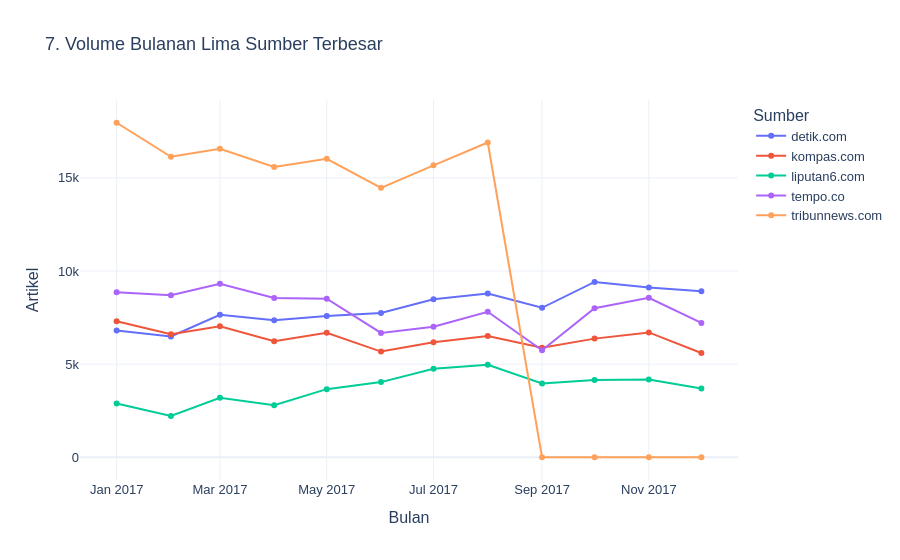

The cell this chart's notebook holds for it:
### Markdown cell above
## 7. Perubahan Volume Lima Sumber Terbesar

Pemilihan lima sumber menggunakan jumlah artikel satu tahun penuh. Sumbu waktu
memuat semua bulan; grafik menunjukkan volume sumber terpilih, bukan seluruh media Indonesia.

### Code cell
top_source_trend = connection.execute("""
    WITH top_sources AS (
        SELECT source FROM news GROUP BY source ORDER BY COUNT(*) DESC, source LIMIT 5
    ), months AS (SELECT DISTINCT bulan FROM calendar), counts AS (
        SELECT month AS bulan, source, COUNT(*) AS artikel
        FROM news WHERE source IN (SELECT source FROM top_sources) GROUP BY month, source
    )
    SELECT m.bulan, t.source AS sumber, COALESCE(c.artikel, 0) AS artikel
    FROM months m CROSS JOIN top_sources t
    LEFT JOIN counts c ON c.bulan = m.bulan AND c.source = t.source
    ORDER BY m.bulan, t.source
""").df()
top_source_trend['label_bulan'] = pd.to_datetime(top_source_trend['bulan']).dt.strftime('%Y-%m')
fig = px.line(top_source_trend, x='label_bulan', y='artikel', color='sumber', markers=True,
              labels={'label_bulan': 'Bulan', 'artikel': 'Artikel', 'sumber': 'Sumber'},
              title='7. Volume Bulanan Lima Sumber Terbesar')
show_and_save(fig, '07_source_monthly_trend')

### Figure 1 — Plotly figure (JSON) as saved in the notebook; plotly's stock layout.template omitted (floating-point values rounded to 4 significant figures)
{"data": [{"hovertemplate": "Sumber=detik.com<br>Bulan=%{x}<br>Artikel=%{y}<extra></extra>", "legendgroup": "detik.com", "line": {"color": "#636efa", "dash": "solid"}, "marker": {"symbol": "circle"}, "mode": "lines+markers", "name": "detik.com", "orientation": "v", "showlegend": true, "type": "scatter", "x": ["2017-01", "2017-02", "2017-03", "2017-04", "2017-05", "2017-06", "2017-07", "2017-08", "2017-09", "2017-10", "2017-11", "2017-12"], "xaxis": "x", "y": [6804, 6490, 7647, 7357, 7585, 7748, 8480, 8789, 8025, 9412, 9110, 8917], "yaxis": "y"}, {"hovertemplate": "Sumber=kompas.com<br>Bulan=%{x}<br>Artikel=%{y}<extra></extra>", "legendgroup": "kompas.com", "line": {"color": "#EF553B", "dash": "solid"}, "marker": {"symbol": "circle"}, "mode": "lines+markers", "name": "kompas.com", "orientation": "v", "showlegend": true, "type": "scatter", "x": ["2017-01", "2017-02", "2017-03", "2017-04", "2017-05", "2017-06", "2017-07", "2017-08", "2017-09", "2017-10", "2017-11", "2017-12"], "xaxis": "x", "y": [7301, 6601, 7033, 6225, 6684, 5674, 6178, 6515, 5876, 6370, 6703, 5599], "yaxis": "y"}, {"hovertemplate": "Sumber=liputan6.com<br>Bulan=%{x}<br>Artikel=%{y}<extra></extra>", "legendgroup": "liputan6.com", "line": {"color": "#00cc96", "dash": "solid"}, "marker": {"symbol": "circle"}, "mode": "lines+markers", "name": "liputan6.com", "orientation": "v", "showlegend": true, "type": "scatter", "x": ["2017-01", "2017-02", "2017-03", "2017-04", "2017-05", "2017-06", "2017-07", "2017-08", "2017-09", "2017-10", "2017-11", "2017-12"], "xaxis": "x", "y": [2890, 2214, 3192, 2790, 3656, 4035, 4754, 4965, 3959, 4142, 4172, 3687], "yaxis": "y"}, {"hovertemplate": "Sumber=tempo.co<br>Bulan=%{x}<br>Artikel=%{y}<extra></extra>", "legendgroup": "tempo.co", "line": {"color": "#ab63fa", "dash": "solid"}, "marker": {"symbol": "circle"}, "mode": "lines+markers", "name": "tempo.co", "orientation": "v", "showlegend": true, "type": "scatter", "x": ["2017-01", "2017-02", "2017-03", "2017-04", "2017-05", "2017-06", "2017-07", "2017-08", "2017-09", "2017-10", "2017-11", "2017-12"], "xaxis": "x", "y": [8863, 8694, 9318, 8557, 8511, 6673, 7012, 7810, 5741, 7999, 8560, 7214], "yaxis": "y"}, {"hovertemplate": "Sumber=tribunnews.com<br>Bulan=%{x}<br>Artikel=%{y}<extra></extra>", "legendgroup": "tribunnews.com", "line": {"color": "#FFA15A", "dash": "solid"}, "marker": {"symbol": "circle"}, "mode": "lines+markers", "name": "tribunnews.com", "orientation": "v", "showlegend": true, "type": "scatter", "x": ["2017-01", "2017-02", "2017-03", "2017-04", "2017-05", "2017-06", "2017-07", "2017-08", "2017-09", "2017-10", "2017-11", "2017-12"], "xaxis": "x", "y": [17961, 16135, 16567, 15583, 16026, 14466, 15674, 16902, 0, 0, 0, 0], "yaxis": "y"}], "layout": {"font": {"family": "Arial", "size": 13}, "hovermode": "closest", "legend": {"title": {"text": "Sumber"}, "tracegroupgap": 0}, "title": {"text": "7. Volume Bulanan Lima Sumber Terbesar"}, "xaxis": {"anchor": "y", "domain": [0, 1], "title": {"text": "Bulan"}}, "yaxis": {"anchor": "x", "domain": [0, 1], "title": {"text": "Artikel"}}}}
